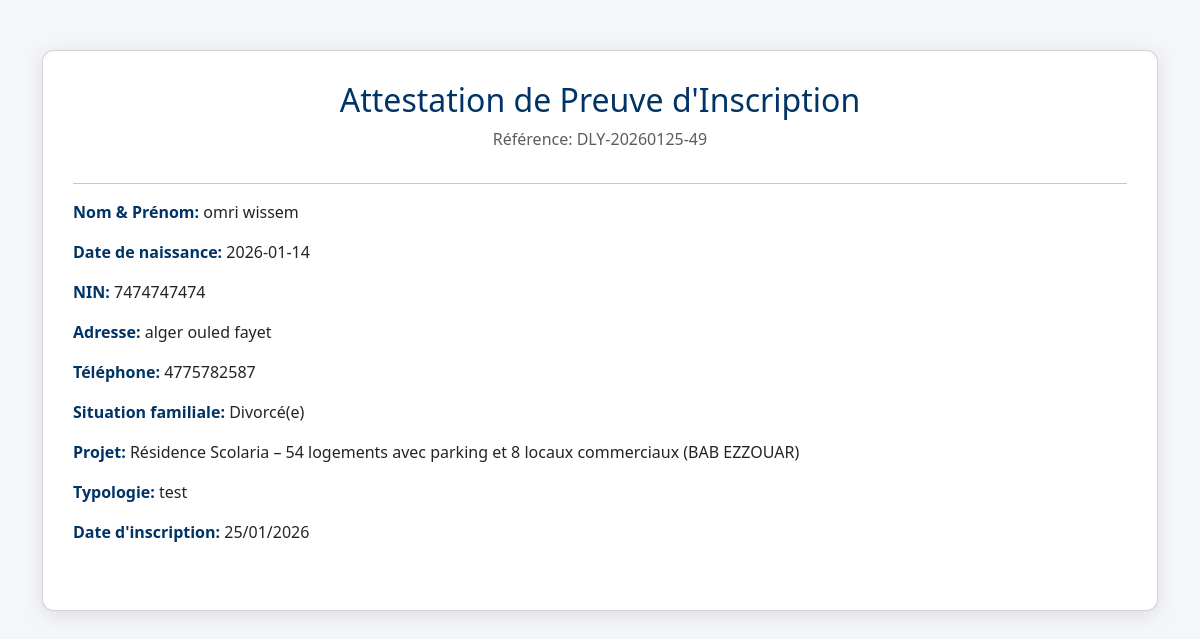
/inscription_details.php?ref=DLY-20260125-49, run on the app's committed database.
### tables this page shows
CREATE TABLE `delypro_inscriptions` (
  `id` int(10) UNSIGNED NOT NULL,
  `wilaya` varchar(100) DEFAULT NULL,
  `projet` text DEFAULT NULL,
  `typologie` varchar(150) DEFAULT NULL,
  `nom` varchar(100) NOT NULL,
  `prenom` varchar(100) NOT NULL,
  `date_naissance` date NOT NULL,
  `type_date_naissance` enum('P','N') NOT NULL DEFAULT 'N',
  `nin` varchar(20) NOT NULL,
  `adresse` text NOT NULL,
  `telephone` varchar(30) NOT NULL,
  `email` varchar(150) DEFAULT NULL,
  `situation_matrimoniale` enum('Célibataire','Marié(e)','Divorcé(e)','Veuf(ve)') NOT NULL,
  `confirmation_exactitude` tinyint(1) NOT NULL DEFAULT 1,
  `confirmation_cgu` tinyint(1) NOT NULL DEFAULT 1,
  `pdf_file` varchar(200) NOT NULL,
  `reference` varchar(200) NOT NULL,
  `ip_address` varchar(45) DEFAULT NULL,
  `user_agent` text DEFAULT NULL,
  `created_at` timestamp NOT NULL DEFAULT current_timestamp()
);

### inscription_details.php (the view, shortened to what this page needs)
<?php
$reference = $_GET['ref'] ?? '';
try {
    $bdd = new PDO("mysql:host=" . DB_SERVER . ";dbname=" . DB_NAME, DB_USER, DB_PASS, [
        PDO::ATTR_ERRMODE => PDO::ERRMODE_EXCEPTION
    ]);
    $stmt = $bdd->prepare("SELECT * FROM delypro_inscriptions WHERE reference = ?");
    $stmt->execute([$reference]);
    $data = $stmt->fetch(PDO::FETCH_ASSOC);
} catch (Exception $e) {
    die("Erreur de connexion : " . $e->getMessage());
}
?>
<!DOCTYPE html>
<html lang="fr">
<head>
    <link href="https://cdn.jsdelivr.net/npm/bootstrap@5.3.0/dist/css/bootstrap.min.css" rel="stylesheet">
</head>
<body>
<div class="container">
    <div class="card">
        <h2 class="text-center">Attestation de Preuve d'Inscription</h2>
        <p class="text-center text-muted">Référence: <?php echo htmlspecialchars($data['reference']); ?></p>
        <hr>
        <p><span class="info-label">Nom & Prénom:</span> <?php echo htmlspecialchars($data['nom'] . ' ' . $data['prenom']); ?></p>
        <p><span class="info-label">Date de naissance:</span> <?php echo htmlspecialchars($data['date_naissance']); ?></p>
        <p><span class="info-label">NIN:</span> <?php echo htmlspecialchars($data['nin']); ?></p>
        <p><span class="info-label">Adresse:</span> <?php echo htmlspecialchars($data['adresse']); ?></p>
        <p><span class="info-label">Téléphone:</span> <?php echo htmlspecialchars($data['telephone']); ?></p>
        <p><span class="info-label">Situation familiale:</span> <?php echo htmlspecialchars($data['situation_matrimoniale']); ?></p>
        <p><span class="info-label">Projet:</span> <?php echo htmlspecialchars($data['projet']); ?></p>
        <p><span class="info-label">Typologie:</span> <?php echo htmlspecialchars($data['typologie']); ?></p>
        <p><span class="info-label">Date d'inscription:</span> <?php echo date('d/m/Y', strtotime($data['created_at'] ?? date('Y-m-d'))); ?></p>
    </div>
</div>
</body>
</html>

### inscription_details.php (style rules this page uses)
body { background-color: #f5f6fa; }
.card { margin-top: 50px; padding: 30px; border-radius: 12px; box-shadow: 0 4px 20px rgba(0,0,0,0.1); }
h2 { color: #003366; }
.info-label { font-weight: bold; color: #003366; }

### data on the page
delypro_inscriptions: reference "DLY-20260125-49", nom+prenom "omri wissem", date_naissance "2026-01-14", nin "7474747474", adresse "alger ouled fayet", telephone "4775782587", situation_matrimoniale "Divorcé(e)", projet "Résidence Scolaria – 54 logements avec parking et 8 locaux commerciaux (BAB EZZOUAR)", typologie "test"
